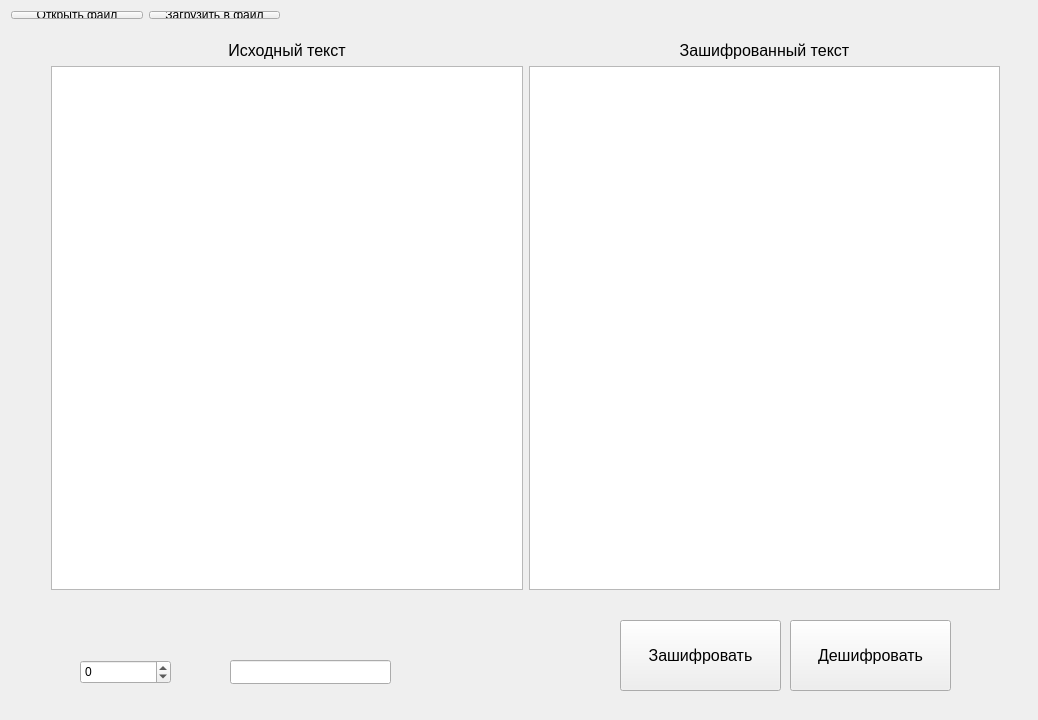
<?xml version="1.0" encoding="UTF-8"?>
<ui version="4.0">
 <class>Lab8Class</class>
 <widget class="QWidget" name="Lab8Class">
  <property name="geometry">
   <rect>
    <x>0</x>
    <y>0</y>
    <width>1038</width>
    <height>720</height>
   </rect>
  </property>
  <property name="windowTitle">
   <string>Lab8</string>
  </property>
  <widget class="QWidget" name="layoutWidget">
   <property name="geometry">
    <rect>
     <x>0</x>
     <y>0</y>
     <width>291</width>
     <height>30</height>
    </rect>
   </property>
   <layout class="QHBoxLayout" name="horizontalLayout_2">
    <item>
     <widget class="QPushButton" name="pushButton">
      <property name="text">
       <string>Открыть файл</string>
      </property>
     </widget>
    </item>
    <item>
     <widget class="QPushButton" name="pushButton_2">
      <property name="text">
       <string>Загрузить в файл</string>
      </property>
     </widget>
    </item>
   </layout>
  </widget>
  <widget class="QSpinBox" name="spinBox">
   <property name="geometry">
    <rect>
     <x>80</x>
     <y>660</y>
     <width>91</width>
     <height>24</height>
    </rect>
   </property>
   <property name="minimum">
    <number>-100</number>
   </property>
   <property name="maximum">
    <number>100</number>
   </property>
  </widget>
  <widget class="QPushButton" name="pushButton_3">
   <property name="geometry">
    <rect>
     <x>620</x>
     <y>620</y>
     <width>161</width>
     <height>71</height>
    </rect>
   </property>
   <property name="font">
    <font>
     <pointsize>12</pointsize>
    </font>
   </property>
   <property name="text">
    <string>Зашифровать</string>
   </property>
  </widget>
  <widget class="QPushButton" name="pushButton_4">
   <property name="geometry">
    <rect>
     <x>790</x>
     <y>620</y>
     <width>161</width>
     <height>71</height>
    </rect>
   </property>
   <property name="font">
    <font>
     <pointsize>12</pointsize>
    </font>
   </property>
   <property name="text">
    <string>Дешифровать</string>
   </property>
  </widget>
  <widget class="QWidget" name="layoutWidget">
   <property name="geometry">
    <rect>
     <x>71</x>
     <y>620</y>
     <width>522</width>
     <height>22</height>
    </rect>
   </property>
   <layout class="QHBoxLayout" name="horizontalLayout_3">
    <item>
     <widget class="QRadioButton" name="radioButton">
      <property name="text">
       <string>Шифр Цезаря</string>
      </property>
     </widget>
    </item>
    <item>
     <widget class="QRadioButton" name="radioButton_2">
      <property name="text">
       <string>Шифр Виженера</string>
      </property>
     </widget>
    </item>
    <item>
     <widget class="QRadioButton" name="radioButton_3">
      <property name="text">
       <string>Шифр Атбаш</string>
      </property>
     </widget>
    </item>
   </layout>
  </widget>
  <widget class="QLineEdit" name="lineEdit">
   <property name="geometry">
    <rect>
     <x>230</x>
     <y>660</y>
     <width>161</width>
     <height>24</height>
    </rect>
   </property>
  </widget>
  <widget class="QWidget" name="">
   <property name="geometry">
    <rect>
     <x>40</x>
     <y>30</y>
     <width>971</width>
     <height>571</height>
    </rect>
   </property>
   <layout class="QVBoxLayout" name="verticalLayout">
    <item>
     <layout class="QHBoxLayout" name="horizontalLayout_4">
      <item>
       <widget class="QLabel" name="label">
        <property name="font">
         <font>
          <pointsize>12</pointsize>
         </font>
        </property>
        <property name="text">
         <string>Исходный текст</string>
        </property>
        <property name="alignment">
         <set>Qt::AlignCenter</set>
        </property>
       </widget>
      </item>
      <item>
       <widget class="QLabel" name="label_2">
        <property name="font">
         <font>
          <pointsize>12</pointsize>
         </font>
        </property>
        <property name="text">
         <string>Зашифрованный текст</string>
        </property>
        <property name="alignment">
         <set>Qt::AlignCenter</set>
        </property>
       </widget>
      </item>
     </layout>
    </item>
    <item>
     <layout class="QHBoxLayout" name="horizontalLayout">
      <item>
       <widget class="QTextBrowser" name="textBrowser">
        <property name="font">
         <font>
          <pointsize>10</pointsize>
         </font>
        </property>
        <property name="cursor" stdset="0">
         <cursorShape>IBeamCursor</cursorShape>
        </property>
        <property name="readOnly">
         <bool>false</bool>
        </property>
       </widget>
      </item>
      <item>
       <widget class="QTextBrowser" name="textBrowser_2">
        <property name="font">
         <font>
          <pointsize>10</pointsize>
         </font>
        </property>
        <property name="cursor" stdset="0">
         <cursorShape>ArrowCursor</cursorShape>
        </property>
        <property name="readOnly">
         <bool>true</bool>
        </property>
       </widget>
      </item>
     </layout>
    </item>
   </layout>
  </widget>
 </widget>
 <layoutdefault spacing="6" margin="11"/>
 <resources>
  <include location="Lab8.qrc"/>
 </resources>
 <connections/>
</ui>
